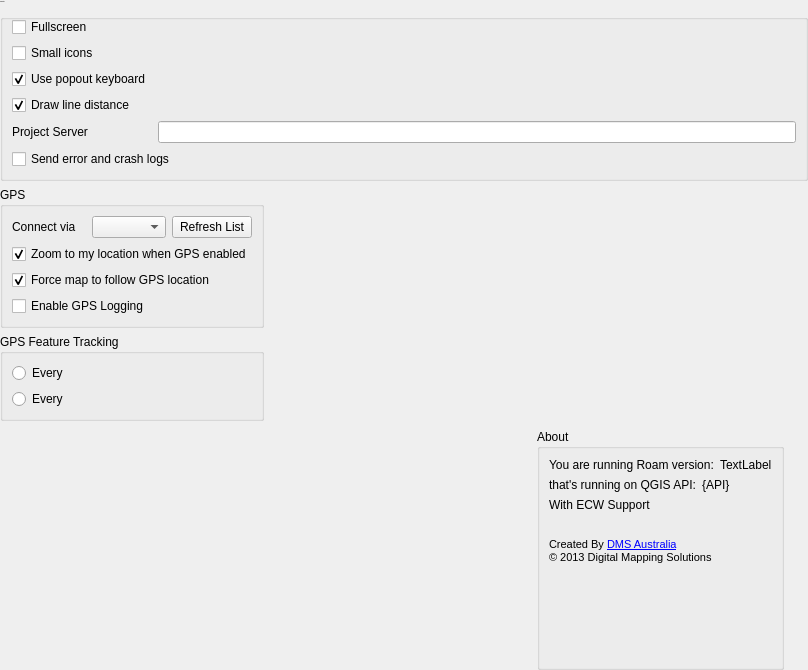
<?xml version="1.0" encoding="UTF-8"?>
<ui version="4.0">
 <class>settingsWidget</class>
 <widget class="QWidget" name="settingsWidget">
  <property name="enabled">
   <bool>true</bool>
  </property>
  <property name="geometry">
   <rect>
    <x>0</x>
    <y>0</y>
    <width>808</width>
    <height>670</height>
   </rect>
  </property>
  <property name="windowTitle">
   <string>Form</string>
  </property>
  <property name="autoFillBackground">
   <bool>false</bool>
  </property>
  <property name="styleSheet">
   <string notr="true">QLabel#settingsLabel {
	color: #4f4f4f;
	font: 25pt &quot;Segoe UI&quot; ;
}

	* {
            font: 20px &quot;Segoe UI&quot; ;
        }	</string>
  </property>
  <layout class="QGridLayout" name="gridLayout">
   <property name="margin">
    <number>0</number>
   </property>
   <item row="4" column="0">
    <widget class="QGroupBox" name="groupBox_5">
     <property name="sizePolicy">
      <sizepolicy hsizetype="Preferred" vsizetype="Maximum">
       <horstretch>0</horstretch>
       <verstretch>0</verstretch>
      </sizepolicy>
     </property>
     <property name="title">
      <string>GPS Feature Tracking</string>
     </property>
     <property name="flat">
      <bool>true</bool>
     </property>
     <property name="checkable">
      <bool>false</bool>
     </property>
     <layout class="QFormLayout" name="formLayout_2">
      <property name="fieldGrowthPolicy">
       <enum>QFormLayout::AllNonFixedFieldsGrow</enum>
      </property>
      <item row="0" column="0">
       <widget class="QRadioButton" name="gpstracking_timing_radio">
        <property name="text">
         <string>Every</string>
        </property>
        <property name="checked">
         <bool>false</bool>
        </property>
       </widget>
      </item>
      <item row="0" column="1">
       <widget class="Stepper" name="gpstiming_edit" native="true"/>
      </item>
      <item row="2" column="0">
       <widget class="QRadioButton" name="gpstracking_distance_radio">
        <property name="text">
         <string>Every</string>
        </property>
        <property name="checked">
         <bool>false</bool>
        </property>
       </widget>
      </item>
      <item row="2" column="1">
       <widget class="Stepper" name="gpsdistance_edit" native="true"/>
      </item>
     </layout>
    </widget>
   </item>
   <item row="2" column="0" rowspan="2">
    <widget class="QGroupBox" name="groupBox_2">
     <property name="sizePolicy">
      <sizepolicy hsizetype="Preferred" vsizetype="Preferred">
       <horstretch>0</horstretch>
       <verstretch>0</verstretch>
      </sizepolicy>
     </property>
     <property name="title">
      <string>GPS</string>
     </property>
     <property name="flat">
      <bool>true</bool>
     </property>
     <layout class="QGridLayout" name="gridLayout_3">
      <item row="0" column="1">
       <layout class="QHBoxLayout" name="horizontalLayout_2">
        <item>
         <widget class="QLabel" name="label_2">
          <property name="text">
           <string>Connect via</string>
          </property>
         </widget>
        </item>
        <item>
         <widget class="QComboBox" name="gpsPortCombo"/>
        </item>
        <item>
         <widget class="QPushButton" name="refreshPortsButton">
          <property name="text">
           <string>Refresh List</string>
          </property>
         </widget>
        </item>
       </layout>
      </item>
      <item row="1" column="1">
       <widget class="QCheckBox" name="gpslocationCheck">
        <property name="text">
         <string>Zoom to my location when GPS enabled</string>
        </property>
        <property name="checked">
         <bool>true</bool>
        </property>
       </widget>
      </item>
      <item row="3" column="1">
       <widget class="QCheckBox" name="gpsloggingCheck">
        <property name="text">
         <string>Enable GPS Logging</string>
        </property>
        <property name="checked">
         <bool>false</bool>
        </property>
       </widget>
      </item>
      <item row="2" column="1">
       <widget class="QCheckBox" name="gpscentermapCheck">
        <property name="text">
         <string>Force map to follow GPS location</string>
        </property>
        <property name="checked">
         <bool>true</bool>
        </property>
       </widget>
      </item>
     </layout>
    </widget>
   </item>
   <item row="0" column="0" colspan="7">
    <widget class="QGroupBox" name="groupBox">
     <property name="sizePolicy">
      <sizepolicy hsizetype="MinimumExpanding" vsizetype="Maximum">
       <horstretch>0</horstretch>
       <verstretch>0</verstretch>
      </sizepolicy>
     </property>
     <property name="font">
      <font>
       <family>Segoe UI</family>
       <pointsize>-1</pointsize>
       <weight>50</weight>
       <italic>false</italic>
       <bold>false</bold>
      </font>
     </property>
     <property name="title">
      <string>Application</string>
     </property>
     <property name="flat">
      <bool>true</bool>
     </property>
     <layout class="QFormLayout" name="formLayout_3">
      <property name="fieldGrowthPolicy">
       <enum>QFormLayout::AllNonFixedFieldsGrow</enum>
      </property>
      <item row="0" column="0">
       <widget class="QCheckBox" name="fullScreenCheck">
        <property name="text">
         <string>Fullscreen</string>
        </property>
       </widget>
      </item>
      <item row="2" column="0">
       <widget class="QCheckBox" name="keyboardCheck">
        <property name="text">
         <string>Use popout keyboard</string>
        </property>
        <property name="checked">
         <bool>true</bool>
        </property>
       </widget>
      </item>
      <item row="3" column="0">
       <widget class="QCheckBox" name="distanceCheck">
        <property name="text">
         <string>Draw line distance</string>
        </property>
        <property name="checked">
         <bool>true</bool>
        </property>
       </widget>
      </item>
      <item row="4" column="0">
       <widget class="QLabel" name="label_7">
        <property name="text">
         <string>Project Server</string>
        </property>
       </widget>
      </item>
      <item row="4" column="1">
       <widget class="QLineEdit" name="updateServerEdit"/>
      </item>
      <item row="5" column="0" colspan="2">
       <widget class="QCheckBox" name="errorReportCheck">
        <property name="text">
         <string>Send error and crash logs</string>
        </property>
       </widget>
      </item>
      <item row="1" column="0">
       <widget class="QCheckBox" name="smallModeCheck">
        <property name="text">
         <string>Small icons</string>
        </property>
       </widget>
      </item>
     </layout>
    </widget>
   </item>
   <item row="5" column="0">
    <spacer name="verticalSpacer_3">
     <property name="orientation">
      <enum>Qt::Vertical</enum>
     </property>
     <property name="sizeHint" stdset="0">
      <size>
       <width>20</width>
       <height>40</height>
      </size>
     </property>
    </spacer>
   </item>
   <item row="2" column="1">
    <spacer name="horizontalSpacer">
     <property name="orientation">
      <enum>Qt::Horizontal</enum>
     </property>
     <property name="sizeHint" stdset="0">
      <size>
       <width>40</width>
       <height>20</height>
      </size>
     </property>
    </spacer>
   </item>
   <item row="2" column="2" rowspan="4">
    <layout class="QVBoxLayout" name="verticalLayout">
     <property name="rightMargin">
      <number>0</number>
     </property>
     <item>
      <spacer name="verticalSpacer_2">
       <property name="orientation">
        <enum>Qt::Vertical</enum>
       </property>
       <property name="sizeHint" stdset="0">
        <size>
         <width>20</width>
         <height>40</height>
        </size>
       </property>
      </spacer>
     </item>
     <item>
      <widget class="QGroupBox" name="groupBox_3">
       <property name="sizePolicy">
        <sizepolicy hsizetype="Preferred" vsizetype="Preferred">
         <horstretch>0</horstretch>
         <verstretch>0</verstretch>
        </sizepolicy>
       </property>
       <property name="title">
        <string>About</string>
       </property>
       <property name="flat">
        <bool>true</bool>
       </property>
       <layout class="QGridLayout" name="gridLayout_4">
        <item row="0" column="0" colspan="5">
         <layout class="QHBoxLayout" name="horizontalLayout">
          <item>
           <widget class="QLabel" name="versionLabel1">
            <property name="sizePolicy">
             <sizepolicy hsizetype="Maximum" vsizetype="Preferred">
              <horstretch>0</horstretch>
              <verstretch>0</verstretch>
             </sizepolicy>
            </property>
            <property name="text">
             <string>You are running Roam version:</string>
            </property>
            <property name="scaledContents">
             <bool>false</bool>
            </property>
           </widget>
          </item>
          <item>
           <widget class="QLabel" name="versionLabel">
            <property name="text">
             <string>TextLabel</string>
            </property>
           </widget>
          </item>
         </layout>
        </item>
        <item row="1" column="0" colspan="5">
         <layout class="QHBoxLayout" name="horizontalLayout_3">
          <item>
           <widget class="QLabel" name="label_5">
            <property name="text">
             <string>that's running on QGIS API:</string>
            </property>
           </widget>
          </item>
          <item>
           <widget class="QLabel" name="qgisapiLabel">
            <property name="text">
             <string>{API}</string>
            </property>
           </widget>
          </item>
         </layout>
        </item>
        <item row="5" column="0">
         <widget class="QLabel" name="label_3">
          <property name="text">
           <string>&lt;!DOCTYPE HTML PUBLIC &quot;-//W3C//DTD HTML 4.0//EN&quot; &quot;http://www.w3.org/TR/REC-html40/strict.dtd&quot;&gt;
&lt;html&gt;&lt;head&gt;&lt;meta name=&quot;qrichtext&quot; content=&quot;1&quot; /&gt;&lt;style type=&quot;text/css&quot;&gt;
p, li { white-space: pre-wrap; }
&lt;/style&gt;&lt;/head&gt;&lt;body style=&quot; font-family:'Segoe UI'; font-weight:400; font-style:normal;&quot;&gt;
&lt;p style=&quot; margin-top:0px; margin-bottom:0px; margin-left:0px; margin-right:0px; -qt-block-indent:0; text-indent:0px;&quot;&gt;&lt;span style=&quot; font-family:'MS Shell Dlg 2'; font-size:8pt;&quot;&gt;Created By &lt;/span&gt;&lt;a href=&quot;mapsolutions.com.au&quot;&gt;&lt;span style=&quot; font-family:'MS Shell Dlg 2'; font-size:8pt; text-decoration: underline; color:#0000ff;&quot;&gt;DMS Australia&lt;/span&gt;&lt;/a&gt;&lt;/p&gt;
&lt;p style=&quot; margin-top:0px; margin-bottom:0px; margin-left:0px; margin-right:0px; -qt-block-indent:0; text-indent:0px;&quot;&gt;&lt;span style=&quot; font-family:'MS Shell Dlg 2'; font-size:8pt;&quot;&gt;© 2013 Digital Mapping Solutions&lt;/span&gt;&lt;/p&gt;&lt;/body&gt;&lt;/html&gt;</string>
          </property>
          <property name="openExternalLinks">
           <bool>true</bool>
          </property>
          <property name="textInteractionFlags">
           <set>Qt::LinksAccessibleByKeyboard|Qt::LinksAccessibleByMouse</set>
          </property>
         </widget>
        </item>
        <item row="6" column="0">
         <spacer name="verticalSpacer">
          <property name="orientation">
           <enum>Qt::Vertical</enum>
          </property>
          <property name="sizeHint" stdset="0">
           <size>
            <width>20</width>
            <height>40</height>
           </size>
          </property>
         </spacer>
        </item>
        <item row="4" column="0">
         <widget class="QLabel" name="label">
          <property name="sizePolicy">
           <sizepolicy hsizetype="Preferred" vsizetype="Preferred">
            <horstretch>0</horstretch>
            <verstretch>0</verstretch>
           </sizepolicy>
          </property>
          <property name="maximumSize">
           <size>
            <width>100</width>
            <height>100</height>
           </size>
          </property>
          <property name="text">
           <string/>
          </property>
          <property name="pixmap">
           <pixmap resource="../resources.qrc">:/branding/dms</pixmap>
          </property>
          <property name="scaledContents">
           <bool>true</bool>
          </property>
         </widget>
        </item>
        <item row="2" column="0">
         <layout class="QHBoxLayout" name="horizontalLayout_4">
          <item>
           <widget class="QLabel" name="label_8">
            <property name="text">
             <string>With ECW Support</string>
            </property>
           </widget>
          </item>
          <item>
           <widget class="QLabel" name="ecwlabel">
            <property name="text">
             <string/>
            </property>
           </widget>
          </item>
         </layout>
        </item>
        <item row="4" column="1">
         <widget class="QLabel" name="label_4">
          <property name="sizePolicy">
           <sizepolicy hsizetype="Preferred" vsizetype="Preferred">
            <horstretch>0</horstretch>
            <verstretch>0</verstretch>
           </sizepolicy>
          </property>
          <property name="minimumSize">
           <size>
            <width>0</width>
            <height>0</height>
           </size>
          </property>
          <property name="maximumSize">
           <size>
            <width>100</width>
            <height>100</height>
           </size>
          </property>
          <property name="text">
           <string/>
          </property>
          <property name="pixmap">
           <pixmap resource="../resources.qrc">:/branding/qgis</pixmap>
          </property>
          <property name="scaledContents">
           <bool>true</bool>
          </property>
         </widget>
        </item>
       </layout>
      </widget>
     </item>
    </layout>
   </item>
  </layout>
 </widget>
 <customwidgets>
  <customwidget>
   <class>Stepper</class>
   <extends>QWidget</extends>
   <header>roam.editorwidgets.numberwidget</header>
   <container>1</container>
  </customwidget>
 </customwidgets>
 <resources>
  <include location="../resources.qrc"/>
  <include location="../resources.qrc"/>
  <include location="../resources.qrc"/>
  <include location="../resources.qrc"/>
 </resources>
 <connections>
  <connection>
   <sender>gpstracking_timing_radio</sender>
   <signal>toggled(bool)</signal>
   <receiver>gpstiming_edit</receiver>
   <slot>setEnabled(bool)</slot>
   <hints>
    <hint type="sourcelabel">
     <x>67</x>
     <y>524</y>
    </hint>
    <hint type="destinationlabel">
     <x>168</x>
     <y>505</y>
    </hint>
   </hints>
  </connection>
  <connection>
   <sender>gpstracking_distance_radio</sender>
   <signal>toggled(bool)</signal>
   <receiver>gpsdistance_edit</receiver>
   <slot>setEnabled(bool)</slot>
   <hints>
    <hint type="sourcelabel">
     <x>58</x>
     <y>553</y>
    </hint>
    <hint type="destinationlabel">
     <x>154</x>
     <y>553</y>
    </hint>
   </hints>
  </connection>
 </connections>
</ui>
